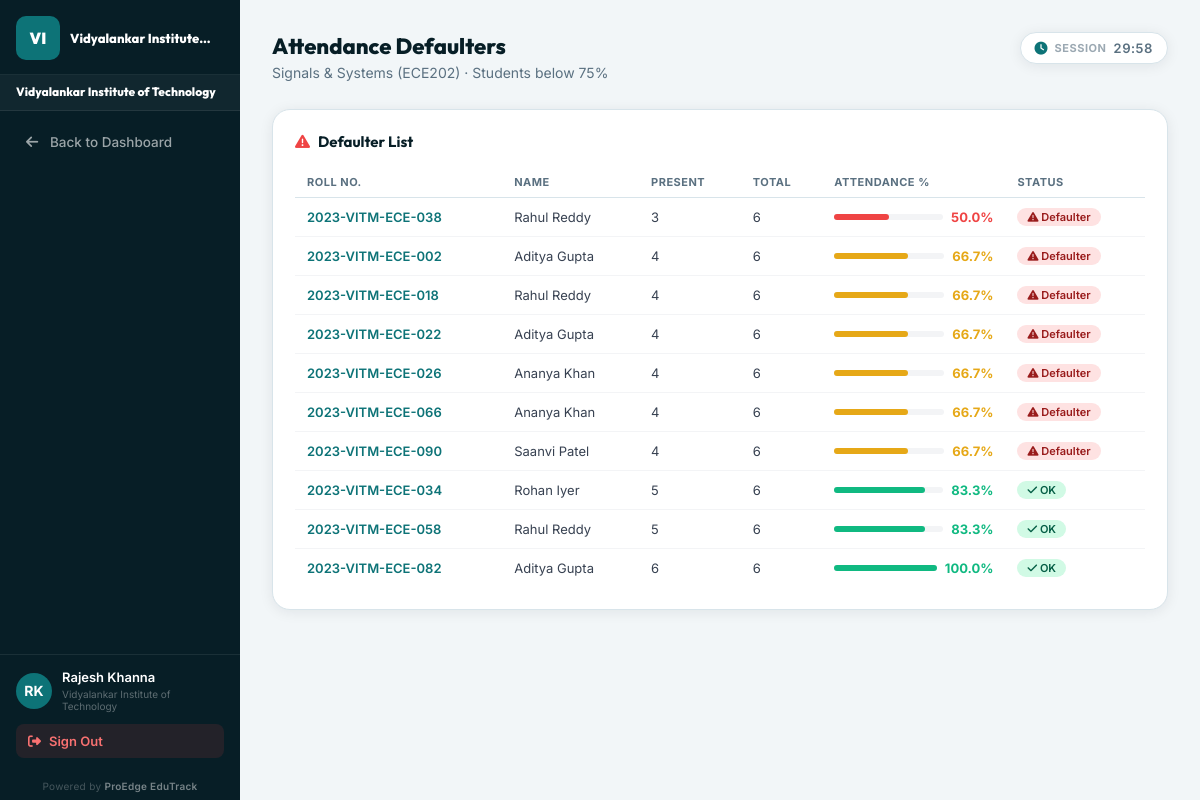
The page /dashboard/faculty/attendance/374/defaulters/ (signed in) on the database its author committed.
### students/models.py (models this page shows, shortened)
class College(models.Model):
    name = models.CharField(max_length=150, unique=True)
    code = models.CharField(max_length=30, unique=True)
    city = models.CharField(max_length=100, blank=True)
    state = models.CharField(max_length=100, blank=True)
    logo = models.ImageField(upload_to='college_logos/', null=True, blank=True)
    student_id_rule = models.CharField(max_length=100, default='{YEAR}-{CODE}-{DEPT}-{SERIAL}')
    faculty_id_rule = models.CharField(max_length=100, default='FAC-{CODE}-{SERIAL}')
    email = models.EmailField(null=True, blank=True)
    website = models.URLField(null=True, blank=True)
    is_active = models.BooleanField(default=True)
    created_at = models.DateTimeField(auto_now_add=True)

class Subject(models.Model):
    CATEGORY_CHOICES = [
        ('PC',    'Program Core'),
        ('PE',    'Program Elective'),
        ('OE',    'Open Elective'),
        ('BS',    'Basic Science'),
        ('PC/BS', 'Program Core / Basic Science'),
        ('MC',    'Mandatory Course'),
        ('PW',    'Project Work'),
        ('AC',    'Audit Course'),
        ('HS',    'Humanities & Social Science'),
        ('ES',    'Engineering Science'),
        ('OTHER', 'Other'),
    ]
    name = models.CharField(max_length=100)
    code = models.CharField(max_length=20)  # unique per department, not globally
    department = models.ForeignKey(Department, on_delete=models.CASCADE)
    semester = models.IntegerField()
    weekly_hours = models.IntegerField(default=3)
    lecture_hours   = models.IntegerField(default=3, help_text="Lecture hours per week (L)")
    tutorial_hours  = models.IntegerField(default=0, help_text="Tutorial hours per week (T)")
    practical_hours = models.IntegerField(default=0, help_text="Practical/Lab hours per week (P)")
    credits         = models.IntegerField(default=3, help_text="Credits (C)")
    category        = models.CharField(max_length=10, choices=CATEGORY_CHOICES, default='PC', help_text="Subject category")
    class Meta:
        unique_together = ('department', 'code')

class Student(models.Model):
    user = models.OneToOneField(User, on_delete=models.CASCADE)
    roll_number = models.CharField(max_length=50, unique=True)
    department = models.ForeignKey(Department, on_delete=models.CASCADE)
    admission_year = models.IntegerField()
    current_semester = models.IntegerField()
    section = models.CharField(max_length=10, blank=True, default='')
    STATUS_CHOICES = (
        ('ACTIVE', 'Active'),
        ('GRADUATED', 'Graduated'),
        ('DROPPED', 'Dropped'),
    )
    status = models.CharField(max_length=20, choices=STATUS_CHOICES, default='ACTIVE')
    created_at = models.DateTimeField(auto_now_add=True)
    is_deleted = models.BooleanField(default=False)

### students/views/_legacy.py (the view)
# urls.py: path('dashboard/faculty/attendance/<int:subject_id>/defaulters/', views.faculty_attendance_defaulters, name='faculty_attendance_defaulters'),
@login_required
def faculty_attendance_defaulters(request, subject_id):
    faculty = get_object_or_404(Faculty, user=request.user)
    subject = get_object_or_404(Subject, pk=subject_id)
    att_rule = _get_attendance_rule(subject.department.college, subject.department, subject.semester)
    threshold = att_rule.effective_min_subject
    students = Student.objects.filter(
        department=subject.department,
        current_semester=subject.semester,
        status='ACTIVE', is_deleted=False,
    ).select_related('user').order_by('roll_number')
    stats = Attendance.objects.filter(
        session__subject=subject, student__in=students
    ).values('student').annotate(
        total=Count('id'),
        present=Count('id', filter=Q(status='PRESENT')),
    )
    stats_map = {s['student']: s for s in stats}
    rows = []
    for student in students:
        s = stats_map.get(student.id, {'total': 0, 'present': 0})
        pct = round(s['present'] / s['total'] * 100, 1) if s['total'] else 0
        rows.append({
            'student': student, 'present': s['present'], 'total': s['total'],
            'pct': pct, 'is_defaulter': pct < threshold and s['total'] > 0,
            'threshold': threshold,
        })
    rows.sort(key=lambda r: r['pct'])
    return render(request, 'faculty/attendance_defaulters.html', {
        'subject': subject, 'rows': rows, 'threshold': threshold,
    })

### students/context_processors.py (called while the page is built)
def college_branding(request):
    if not request.user.is_authenticated or request.user.is_superuser:
        return {}
    try:
        role = UserRole.objects.select_related('college').get(user=request.user)
        college = role.college
    except UserRole.DoesNotExist:
        return {}
    if not college:
        return {'college': None, 'branding': None}
    branding, _ = CollegeBranding.objects.get_or_create(college=college)
    return {'college': college, 'branding': branding}

### students/models.py (called while the page is built)
    @property
    def effective_min_subject(self):
        return max(0.0, self.min_subject_pct - self.grace_pct)

### students/views/_legacy.py (called while the page is built)
def _get_attendance_rule(college, department=None, semester=None):
    qs = AttendanceRule.objects.filter(college=college, is_active=True)
    if department and semester:
        rule = qs.filter(department=department, semester=semester).first()
        if rule:
            return rule
    if department:
        rule = qs.filter(department=department, semester__isnull=True).first()
        if rule:
            return rule
    rule = qs.filter(department__isnull=True, semester__isnull=True).first()
    if rule:
        return rule
    default = AttendanceRule(
        college=college,
        min_overall_pct=75.0,
        min_subject_pct=75.0,
        require_both=True,
        grace_pct=0.0,
        min_sessions_for_check=5,
        alert_below_pct=75.0,
        critical_below_pct=65.0,
    )
    return default

### templates/faculty/attendance_defaulters.html (shortened to what this page needs)
{% extends 'dashboards/base_dashboard.html' %}
{% block page_title %}Attendance Defaulters{% endblock %}
{% block page_sub %}{{ subject.name }} ({{ subject.code }}) · Students below 75%{% endblock %}
{% block sidebar_links %}
<a href="{% url 'faculty_dashboard' %}" class="sb-link"><i class="fas fa-arrow-left"></i> Back to Dashboard</a>
{% endblock %}
{% block dashboard_content %}
<div class="d-card">
  <div class="d-card-title"><i class="fas fa-triangle-exclamation" style="color:var(--red)"></i> Defaulter List</div>
  {% if rows %}
  <div class="table-scroll">
    <table class="dtable">
      <thead>
        <tr><th>Roll No.</th><th>Name</th><th>Present</th><th>Total</th><th>Attendance %</th><th>Status</th></tr>
      </thead>
      <tbody>
        {% for row in rows %}
        <tr>
          <td style="font-weight:600;color:var(--teal)">{{ row.student.roll_number }}</td>
          <td>{{ row.student.user.get_full_name|default:row.student.user.username }}</td>
          <td>{{ row.present }}</td>
          <td>{{ row.total }}</td>
          <td>
            <div style="display:flex;align-items:center;gap:8px">
              <div style="flex:1;height:6px;background:#f3f4f6;border-radius:99px;min-width:60px">
                <div style="height:6px;border-radius:99px;width:{{ row.pct }}%;background:{% if row.pct >= 75 %}var(--green){% elif row.pct >= 60 %}var(--gold){% else %}var(--red){% endif %}"></div>
              </div>
              <span style="font-weight:700;color:{% if row.pct >= 75 %}var(--green){% elif row.pct >= 60 %}var(--gold){% else %}var(--red){% endif %}">{{ row.pct }}%</span>
            </div>
          </td>
          <td>
            {% if row.total == 0 %}
            <span class="dbadge" style="background:#f3f4f6;color:var(--muted)">No data</span>
            {% elif row.is_defaulter %}
            <span class="dbadge dbadge-red"><i class="fas fa-triangle-exclamation"></i> Defaulter</span>
            {% else %}
            <span class="dbadge dbadge-active"><i class="fas fa-check"></i> OK</span>
            {% endif %}
          </td>
        </tr>
        {% endfor %}
      </tbody>
    </table>
  </div>
  {% else %}
  <div class="empty"><i class="fas fa-users"></i>No student data found for this subject.</div>
  {% endif %}
</div>
{% endblock %}

### templates/dashboards/base_dashboard.html (shortened to what this page needs)
{% extends 'base.html' %}
{% load static %}
{% block body %}
<div class="db-layout">
  <aside class="db-sidebar" id="db-sidebar">
    <div class="sb-head">
      {% if college and college.logo %}
        <img src="{{ college.logo.url }}" alt="{{ college.name }}" class="sb-college-logo"/>
        <button class="sb-close" id="sb-close" aria-label="Close menu"><i class="fas fa-times"></i></button>
      {% elif college %}
        <div class="sb-college-initials">{{ college.code|slice:":2"|upper }}</div>
        <div class="sb-college-head-name">{{ college.name|truncatechars:22 }}</div>
      {% else %}
        <div style="font-family:'Outfit',sans-serif;font-size:20px;font-weight:900;color:#fff">Edu<span style="color:var(--teal-lt)">Track</span></div>
        <button class="sb-close" id="sb-close" aria-label="Close menu"><i class="fas fa-times"></i></button>
      {% endif %}
    </div>
    {% if college %}
    <div class="sb-college-banner">
      <div class="sb-college-name">{{ college.name }}</div>
    </div>
    {% endif %}
    <nav class="sb-nav">
      {% block sidebar_links %}{% endblock %}
    </nav>
    <div class="sb-foot">
      <div class="sb-user">
        <div class="sb-avatar">{{ request.user.first_name|first|upper }}{{ request.user.last_name|first|upper }}</div>
        <div class="sb-user-info">
          <div class="sb-user-name">{{ request.user.get_full_name|default:request.user.username }}</div>
          {% if college %}<div class="sb-user-college">{{ college.name }}</div>{% endif %}
        </div>
      </div>
      <a href="{% url 'logout' %}" class="sb-logout">
        <i class="fas fa-sign-out-alt"></i> Sign Out
      </a>
    </div>
    <div class="sb-powered">Powered by <span>ProEdge EduTrack</span></div>
  </aside>
  <main class="db-main">
    <div class="db-page-head">
      <div class="db-page-head-row">
        <div>
          <h1 class="db-page-title">{% block page_title %}Dashboard{% endblock %}</h1>
          <p class="db-page-sub">{% block page_sub %}Welcome back, {{ request.user.first_name|default:request.user.username }}{% endblock %}</p>
        </div>
        <div class="topbar-session-timer{% if request.is_college_admin %} admin-timer-hidden{% endif %}" id="sb-session-timer" title="Session time remaining">
          <i class="fas fa-clock"></i>
          <span class="timer-label">Session</span>
          <span id="sb-timer-display" style="font-variant-numeric:tabular-nums;letter-spacing:.5px">--:--</span>
        </div>
      </div>
    </div>
    {% block dashboard_content %}{% endblock %}
  </main>
</div>
{% endblock %}

### templates/base.html (style rules this page uses)
*,*::before,*::after { margin:0;padding:0;box-sizing:border-box }
:root { --teal:#0d7377;--teal-lt:#14a085;--teal-dk:#095c60; --gold:#e6a817;--gold-lt:#f5c842; --deep:#071e26;--deep2:#0b2d38; --bg:#f2f6f8;--surface:#fff;--surface2:#e8f0f3; --border:#d8e4ea;--text:#0d1f2d;--muted:#5a7080; --green:#10b981;--red:#ef4444;--warning:#f59e0b; --sh:0 2px 14px rgba(7,30,38,.08); --sh-md:0 6px 28px rgba(7,30,38,.12); --r:10px;--r-lg:18px; }
html { scroll-behavior:smooth }
body { font-family:'Inter',sans-serif;background:var(--bg);color:var(--text);min-height:100vh }
a { text-decoration:none }

### rows shown on the page
College: code "VI", name "Vidyalankar Institute…", name "Vidyalankar Institute of Technology"
Subject: name "Signals & Systems", code "ECE202"
Student: student.roll_number "2023-VITM-ECE-038", student.user.get_full_name "Rahul Reddy", present "3", total "6", pct "50.0", shows "Defaulter"
Student: student.roll_number "2023-VITM-ECE-002", student.user.get_full_name "Aditya Gupta", present "4", total "6", pct "66.7", shows "Defaulter"
Student: student.roll_number "2023-VITM-ECE-018", student.user.get_full_name "Rahul Reddy", present "4", total "6", pct "66.7", shows "Defaulter"
Student: student.roll_number "2023-VITM-ECE-022", student.user.get_full_name "Aditya Gupta", present "4", total "6", pct "66.7", shows "Defaulter"
Student: student.roll_number "2023-VITM-ECE-026", student.user.get_full_name "Ananya Khan", present "4", total "6", pct "66.7", shows "Defaulter"
Student: student.roll_number "2023-VITM-ECE-066", student.user.get_full_name "Ananya Khan", present "4", total "6", pct "66.7", shows "Defaulter"
Student: student.roll_number "2023-VITM-ECE-090", student.user.get_full_name "Saanvi Patel", present "4", total "6", pct "66.7", shows "Defaulter"
Student: student.roll_number "2023-VITM-ECE-034", student.user.get_full_name "Rohan Iyer", present "5", total "6", pct "83.3", shows "OK"
Student: student.roll_number "2023-VITM-ECE-058", student.user.get_full_name "Rahul Reddy", present "5", total "6", pct "83.3", shows "OK"
Student: student.roll_number "2023-VITM-ECE-082", student.user.get_full_name "Aditya Gupta", present "6", total "6", pct "100.0", shows "OK"

### other values the page prints
{{ request.user.first_name|first|upper }} "R"
{{ request.user.last_name|first|upper }} "K"
{{ request.user.get_full_name|default:request.user.username }} "Rajesh Khanna"
